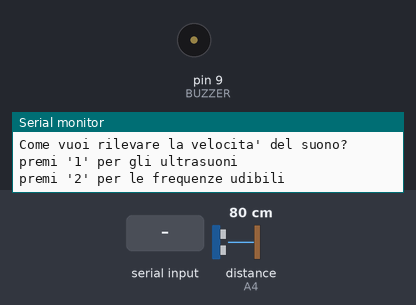
A sketch run on a simulated Arduino Uno, built with avr-gcc and run on an emulated ATmega328P. Parts: buzzer (waves = sounding, pin HIGH), the last lines printed to the serial monitor. The test bench sets the inputs (shaded band); at power-on: distance to the obstacle (sensor on A4) 80 cm. The echo pulse lasts 58.3 µs per cm; pins used as bus, display or sensor lines are not drawn.

Above: at 1.2 s.
1.3 s: "1" received over Serial
At 1.59 s:
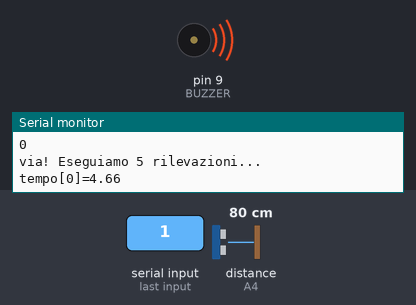
Timing chart, 0 to 4.4 s (numbered marks = the images above; inputs shaded):
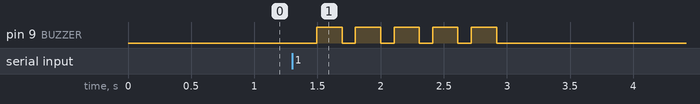

Measured:
- after the input at 1.3 s, pin 9 (BUZZER): alternates HIGH for 0.20 s and LOW for 0.11 s, 10 changes in all, then stays LOW, starting after 0.19 s

The sketch:

suono.ino
```cpp
/*
 * rilevazione della velocità del suono in due modalità:
 * sensore ad ultrasioni
 * sensore acustico
 */

//distanza fissa in centimetri
#define DIST 100

//parametri relativi ai pin a cui corrispondono i sensori
#define TRIG A5
#define ECHO A4
#define BUZZER 9
#define NOISE_1 6
#define NOISE_2 7

// valore di conversione per il calcolo della distanza
int cmconv = 49;

//vettore in cui salvare i valori rilevati
double tempo[5];

//variabili utili al calcolo finale
double timeAvg = 0;
double vel;
bool start=false;


void setup() {
    //inizializzo il monitor seriale
    Serial.begin(9600);

    //definisco il tipo di pin: output e input

    pinMode(NOISE_1, INPUT);
    pinMode(NOISE_2, INPUT);

    pinMode(TRIG, OUTPUT);
    pinMode(ECHO, INPUT);

    pinMode(BUZZER, OUTPUT);
    digitalWrite(BUZZER, LOW);

    domanda();

}

void loop() {

       if (Serial.read() == '1'){
          ultrasuoni();

       }else if(Serial.read() == '2'){
          microfono();
       }
}
```

functions.ino
```cpp
/***************************************************************
 * DOMANDA()
 * questa funzione stampa semplicemente al monitor la scelta
 * possibile
 **************************************************************/

void domanda(){
  Serial.println("");
  Serial.println("");
  Serial.println("");
  Serial.println("Come vuoi rilevare la velocita' del suono?");
  Serial.println("premi '1' per gli ultrasuoni");
  Serial.println("premi '2' per le frequenze udibili");
  Serial.println("");

}
 /**************************************************************
  * ULTRASUONI()
  * peremtte il calcolo della velocità a partire da 5 rilevazioni
  * effettuate con il sensore ad ultrasuoni
  **************************************************************/

void ultrasuoni(){

  Serial.println("verifica che il sensore sia a 2 metri da un ostacolo e poi premi un tasto qualsiasi");

  //attendo al pressione di un tasto qualsiasi


  for(int i=5; i>=0; i--){
      Serial.println(i);
  }
  Serial.println("via! Eseguiamo 5 rilevazioni...");
  Serial.println("");

//eseguo 5 rilevazioni e popolo il vettore temp()

  for(int i =0; i<5;i++){

        tempo[i]=temp();
        Serial.print("tempo[");
        Serial.print(i);
        Serial.print("]=");
        Serial.println(tempo[i]);
        Serial.println("");
        delay(100);
        Serial.println("");
        beep(200);
  }

//calcolo la media delle rilevazioni
  for(int i =0; i<5; i++){

  timeAvg = (i*timeAvg + tempo[i])/(i+1);
  }

//restituisco in output i valori trovati e il calcolo finale

  Serial.print("Il tempo medio su cinque lanci e': ");
  Serial.print(timeAvg);
  Serial.println(" (millisecondi) ");
  Serial.println();

  double vel = 2*(DIST/100)/(double(timeAvg)/1000);
  Serial.print("la velocita' in m/s: ");
  Serial.println(vel);

  domanda();
}

/*************************************************************
 * MICROFONO()
 * Utilizzando due sensore di tipo acustico, che integrano un
 * trasduttore rileviamo 5 volte il tempo T0 e T1, relativo
 * al mic1 ed al mic2 posti alla distanza di due metri l'uno
 * dall'altro
 ************************************************************/

void microfono(){

  //variaibili necessarie alla rilevazione con sensore acustico
  unsigned long tZero, tUno;
  bool inizio = true;
  bool fine = true;
  double deltaT;

  Serial.println("verifica che i sensori sono posti a 2 metri di distanza");

  //attendo al pressione di un tasto qualsiasi

  Serial.println("");

//eseguo un ciclo di 5 rilevazioni

/*
 * eseguo un ciclo in attesa di un suono rilevato dal
 * microfono e reso pari ad un segnale "alto" dal
 * trasduttore, quindi leggibie da arduino.
 * Per il ciclo si usano variabili booleane, commutate
 * a rilevazione avvenuta.
 * i cicli sono due in funzione dell'ordine con cui sono
 * posizionati i sensori
*/
  Serial.println("Batti le mani in prossimità del primo sensore.");
        while(inizio){

            if(digitalRead(NOISE_1)){
                tZero = micros();
                inizio = false;
                Serial.println(tZero);
            }
        }
        while(fine){

          if(digitalRead(NOISE_2)){
            tUno = micros();
            fine = false;
          }
        }
/*
 * rilevati i due tempi procedo al calcolo del tempo medio
 * ed alla costruzione del vettore TEMPO, poi rendo TRUE le variabili
 * utili ai cicli
 */
        deltaT = (tUno - tZero)/1000;
        Serial.print("t0 = ");
        Serial.println(tZero);
        Serial.print("t1 = ");
        Serial.println(tUno);
        inizio = true;
        fine = true;
        delay(200);


  Serial.print("Il tempo e': ");
  Serial.print(deltaT);
  Serial.println(" (millisecondi) ");
  Serial.println("");

  double vel = (DIST/100)/(double(deltaT)/1000);
  Serial.print("la velocita' in m/s: ");
  Serial.println(vel);
  Serial.print("Il tempo intercorso tra la prima rilevazione e la seconda è: ");
  Serial.println(deltaT);
  Serial.println();

  Serial.println("");

domanda();

}
/**************************************************************
 * TEMP()
 * è il nodo centrale dell'esperimento perchè attraverso
 * questa funzione troviamo il tempo trascorso dall'emissione
 * del segnale alla sua ricezione
 *************************************************************/

double temp(){

  double tempo;
  digitalWrite (TRIG, HIGH);                                        // attraverso il trigger inizia a emettere onde
  delayMicroseconds(10);                                                   // per dieci microsecondi
  digitalWrite(TRIG,LOW);                                           // e si ferma

  long duration =pulseIn(ECHO, HIGH);                                  //attraverso la funzione pulseIn acquisiamo il segnale tramite il sensore
//  Serial.print("duration: ");
//  Serial.println(duration);
//  Serial.print("durata (millisecondi): ");                                 //stampiamo sul monitor seriale la durata del segnale
  double durationInMillis = (float)duration/1000;

//Serial.println(durationInMillis);

  if (duration >500000) {
          tempo = -1;
          Serial.println("fuori portata");                      //segnaliamo se la distanza è fuori dalla portata dello strumento

  }else if(duration == 0){

          tempo = -2;
          Serial.println("qualcosa è andato storto");           //segnaliamo se la distanza è fuori dalla portata dello strumento


  }else{
       // Serial.print("distanza:");
        tempo = durationInMillis;

    }

return tempo;

}


/****************************************************
 *BUZZER
 *il Buzzer ci permette di iniziare l'esercizio
 ****************************************************/

 void beep(int sec){

    digitalWrite (BUZZER, HIGH);
    delay(sec);
    digitalWrite (BUZZER, LOW);

 }

 /****************************************************
 *SENSORE A ULTRASUONI
 *rileva la distanza attraverso il sensore ad ultrasuoni
 *a partire dalla conoscenza della velocità
 ****************************************************/

double distanza(){

  double distanza;

  digitalWrite (TRIG, HIGH);                                        // attraverso il trigger inizia a emettere onde
  delayMicroseconds(10);                                                   // per dieci microsecondi
  digitalWrite(TRIG,LOW);                                           // e si ferma

  long duration =pulseIn(ECHO, HIGH);                                  //attraverso la funzione pulseIn acquisiamo il segnale tramite il sensore
  Serial.print("duration: ");
  Serial.println(duration);
  Serial.print("durata (millisecondi): ");                                 //stampiamo sul monitor seriale la durata del segnale
  double durationInMillis = (float)duration/1000;

  Serial.println(durationInMillis);


  if (duration >500000) {
          Serial.println("fuori portata");                                 //segnaliamo se la distanza è fuori dalla portata dello strumento

  }else if(duration == 0){

   duration == 1000;

  }else{
       // Serial.print("distanza:");
        distanza = microsecondsToCentimeters(duration);
       // Serial.print(distanza);
       // Serial.println ("cm");
    }
Serial.println();
return distanza;

}

/*********************************************************
 * questa funzione è necessaria al calcolo della distanza
 * conoscendo la velocità del suono. Utilzza il fattore di
 * conversione cmconv
 *********************************************************/
double microsecondsToCentimeters(double microseconds){
   return microseconds / cmconv;
  }
```
